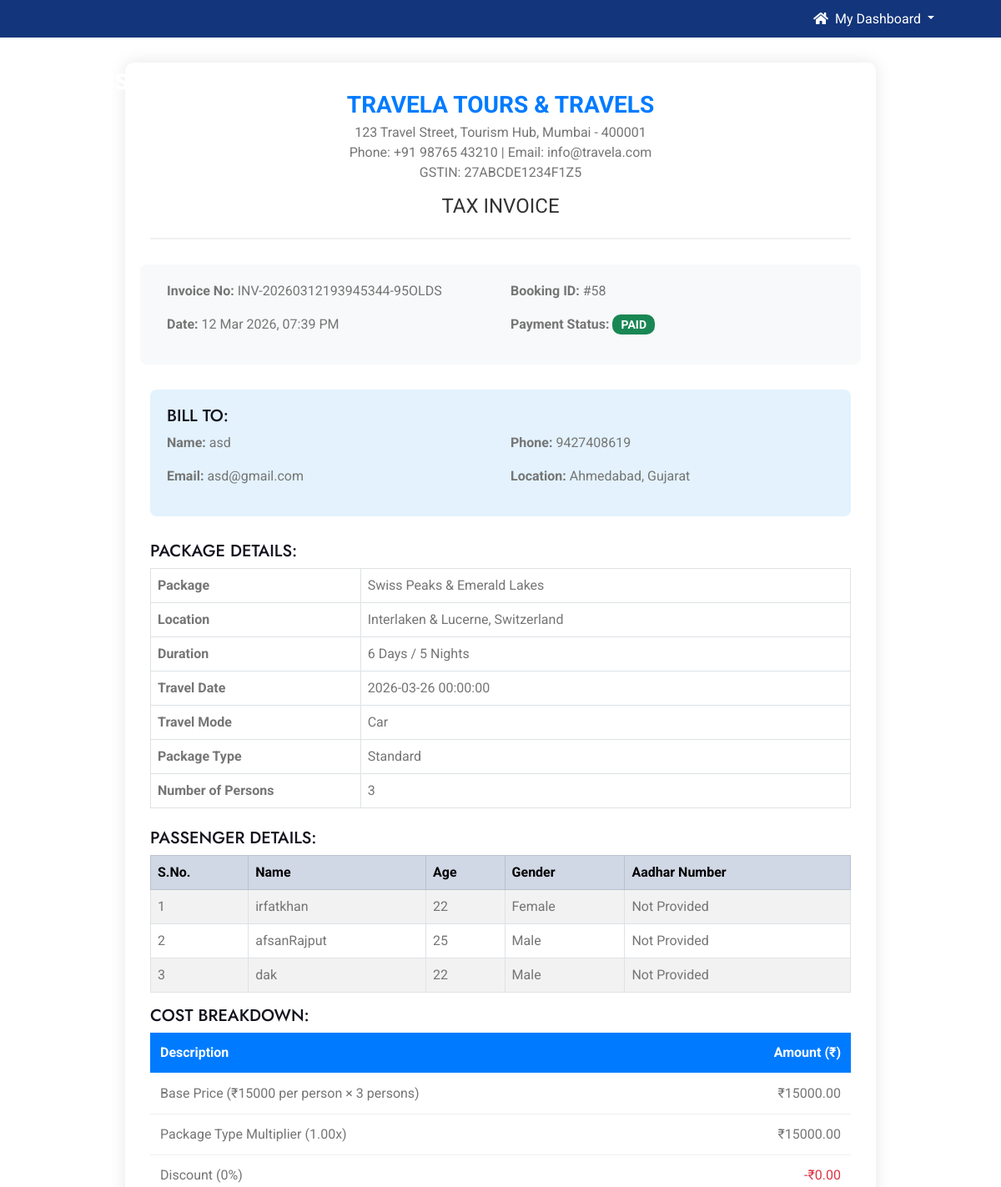
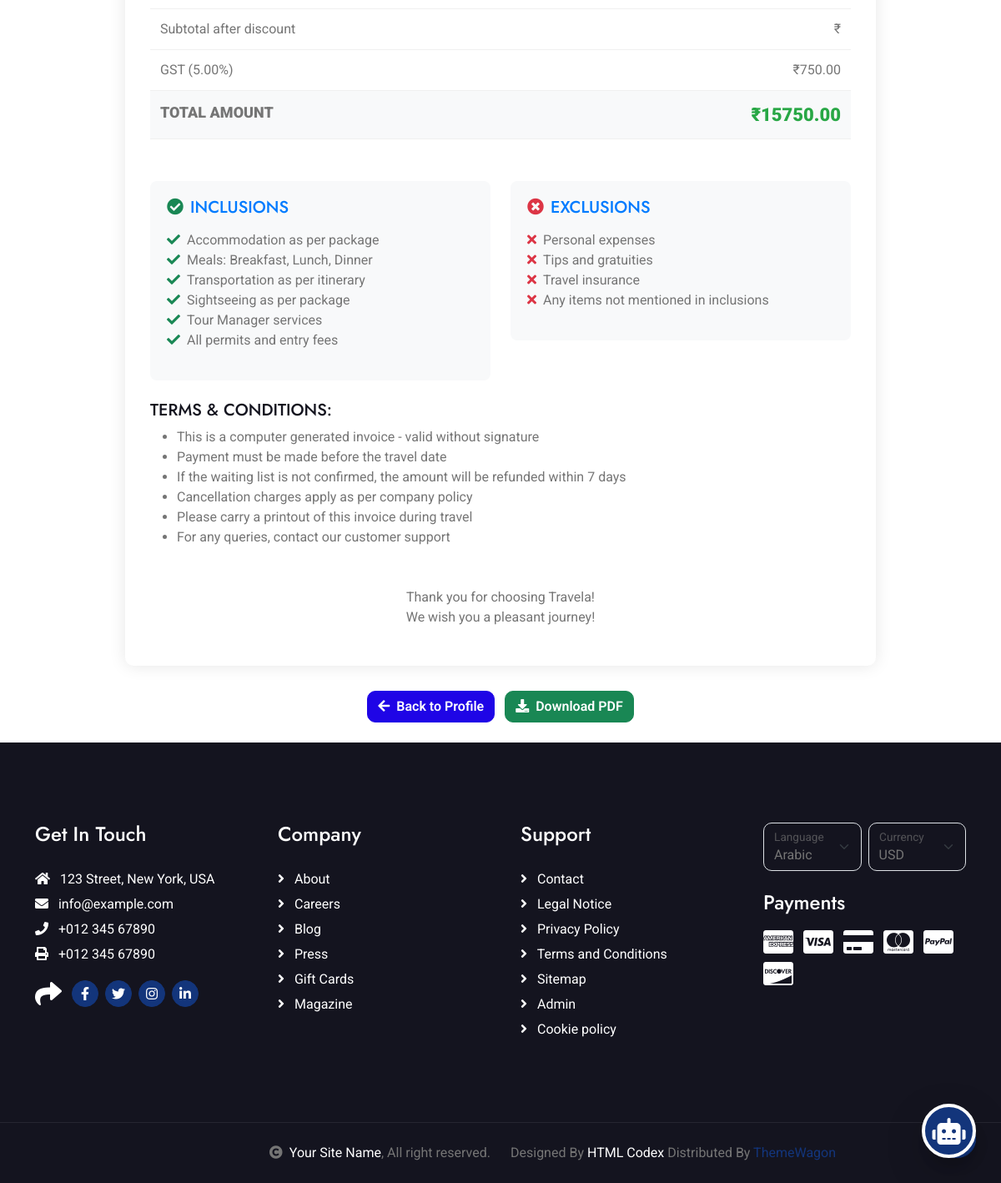
The app's page /view-invoice/58/ (signed in) with its own data (2 pictures, top to bottom).
### Tours/models.py (models this page shows, shortened)
class Invoice(models.Model):
    booking = models.OneToOneField(Booking, on_delete=models.CASCADE, related_name='invoice')
    invoice_number = models.CharField(max_length=50, unique=True)
    generated_date = models.DateTimeField(auto_now_add=True)
    base_amount = models.DecimalField(max_digits=10, decimal_places=2, default=0)
    package_type_multiplier = models.DecimalField(max_digits=4, decimal_places=2, default=1.0)
    package_type_amount = models.DecimalField(max_digits=10, decimal_places=2, default=0)
    discount_percentage = models.IntegerField(default=0)
    discount_amount = models.DecimalField(max_digits=10, decimal_places=2, default=0)
    tax_percentage = models.DecimalField(max_digits=5, decimal_places=2, default=5.0)
    tax_amount = models.DecimalField(max_digits=10, decimal_places=2, default=0)
    total_amount = models.DecimalField(max_digits=10, decimal_places=2, default=0)
    payment_status = models.CharField(max_length=20, choices=[
        ('paid', 'Paid'),
        ('pending', 'Pending'),
        ('refunded', 'Refunded')
    ], default='pending')
    payment_method = models.CharField(max_length=50, default='Online Payment')
    invoice_items = models.JSONField(default=dict)
    additional_charges = models.JSONField(default=dict, blank=True)
    class Meta:
        indexes = [
            models.Index(fields=['invoice_number']),
            models.Index(fields=['booking']),
        ]

class Booking(models.Model):
    TRAVEL_MODE_CHOICES = [
        ('bus', 'Bus'),
        ('train', 'Train'),
        ('flight', 'Flight'),
        ('car', 'Car'),
        ('bike', 'Bike'),
    ]
    PACKAGE_TYPE_CHOICES = [
        ('standard', 'Standard'),
        ('premium', 'Premium'),
        ('vip', 'VIP'),
    ]
    user = models.ForeignKey(UserRegistration, on_delete=models.CASCADE)
    package = models.ForeignKey(Package, on_delete=models.CASCADE)
    booking_date = models.DateTimeField(auto_now_add=True)
    travel_date = models.CharField(max_length=100)
    persons = models.IntegerField(validators=[MinValueValidator(1)])
    travel_mode = models.CharField(max_length=20, choices=TRAVEL_MODE_CHOICES, default='bus')
    package_type = models.CharField(max_length=20, choices=PACKAGE_TYPE_CHOICES, default='standard')
    total_price = models.IntegerField(default=0)
    message = models.TextField(blank=True, null=True)
    waiting_list_position = models.IntegerField(null=True, blank=True, help_text="Position in waiting list")
    promoted_from_waiting = models.BooleanField(default=False, help_text="Whether booking was promoted from waiting list")
    booking_status = models.CharField(max_length=20, default='confirmed',
                                      choices=[('confirmed', 'Confirmed'),
                                               ('cancelled', 'Cancelled'),
                                               ('pending', 'Pending'),
                                               ('waiting', 'Waiting List')])
    payment_screenshot = models.ImageField(upload_to='payment_screenshots/', blank=True, null=True)

class UserRegistration(models.Model):
    name = models.CharField(max_length=100)
    email = models.EmailField(unique=True)
    phone = models.CharField(max_length=15)
    password = models.CharField(max_length=100)
    city = models.CharField(max_length=100)
    state = models.CharField(max_length=100)
    aadhar_number = models.CharField(max_length=12, unique=True, blank=True, null=True,
                                     help_text="12-digit Aadhar card number")
    profile_photo = models.ImageField(upload_to='profile_photos/', blank=True, null=True)
    created_at = models.DateTimeField(auto_now_add=True)
    updated_at = models.DateTimeField(auto_now=True)  # Track when profile was updated

class Package(models.Model):
    CATEGORY_CHOICES = [
        ('Adventure', 'Adventure'),
        ('Honeymoon', 'Honeymoon'),
        ('Family', 'Family'),
        ('Spiritual', 'Spiritual'),
        ('SoloTrip', 'SoloTrip'),
    ]
    TRAVEL_MODE_CHOICES = [
        ('bus', 'Bus'),
        ('train', 'Train'),
        ('flight', 'Flight'),
        ('car', 'Car'),
        ('bike', 'Bike'),
    ]
    VEHICLE_CAPACITY = {
        'car': 7,  # Car max 7 persons
        'bus': 60,  # Bus max 50 persons
        'train': 100,  # Train max 100 persons
        'flight': 200,  # Flight max 200 persons
        'bike': 1,  # Bike max 2 persons
    }
    title = models.CharField(max_length=200)
    source_city = models.CharField(max_length=100, help_text="City where the tour starts", default="Ahmedabad")
    location = models.CharField(max_length=200)
    duration = models.CharField(max_length=100)
    base_price = models.IntegerField(default=5000, help_text="Price per person")
    category = models.CharField(max_length=100, choices=CATEGORY_CHOICES)
    description = models.TextField()
    image = models.ImageField(upload_to='packages/')
    triptime = models.DateTimeField(default=datetime.datetime(2026, 3, 26, tzinfo=timezone.get_current_timezone()))
    max_persons = models.IntegerField(default=60)
    min_persons = models.IntegerField(default=1)
    available_seats = models.IntegerField(default=60)

### Tours/views.py (the view)
# urls.py: path('view-invoice/<int:booking_id>/', views.view_invoice, name='view_invoice'),
def view_invoice(request, booking_id):
    user_id = request.session.get('user_id')
    if not user_id:
        messages.warning(request, "Please login to view invoice.")
        return redirect('login')
    try:
        booking = Booking.objects.get(id=booking_id, user_id=user_id)
        try:
            invoice = Invoice.objects.get(booking=booking)
        except Invoice.DoesNotExist:
            invoice = generate_invoice(booking)
        return render(request, 'invoice_view.html', {
            'invoice': invoice,
            'booking': booking
        })
    except Booking.DoesNotExist:
        messages.error(request, "Booking not found.")
        return redirect('profile')

### Tours/templates/invoice_view.html (shortened to what this page needs)
{% extends 'base.html' %}
{% load static %}
{% block content %}
<div class="container">
    <div class="invoice-container">
        <div class="invoice-header">
            <div class="company-name">TRAVELA TOURS & TRAVELS</div>
            <div>123 Travel Street, Tourism Hub, Mumbai - 400001</div>
            <div>Phone: +91 98765 43210 | Email: info@travela.com</div>
            <div>GSTIN: 27ABCDE1234F1Z5</div>
            <div class="invoice-title">TAX INVOICE</div>
        </div>
        <div class="row invoice-details">
            <div class="col-md-6">
                <p><strong>Invoice No:</strong> {{ invoice.invoice_number }}</p>
                <p><strong>Date:</strong> {{ invoice.generated_date|date:"d M Y, h:i A" }}</p>
            </div>
            <div class="col-md-6">
                <p><strong>Booking ID:</strong> #{{ booking.id }}</p>
<p><strong>Payment Status:</strong>
    <span class="badge
        {% if booking.booking_status == 'confirmed' %}bg-success
        {% elif booking.booking_status == 'pending' %}bg-warning
        {% else %}bg-danger{% endif %} badge-status">
        {% if booking.booking_status == 'confirmed' %}PAID
        {% elif booking.booking_status == 'pending' %}PENDING
        {% else %}{{ booking.booking_status|upper }}{% endif %}
    </span>
</p>
            </div>
        </div>
        <div class="customer-details">
            <h5>BILL TO:</h5>
            <div class="row">
                <div class="col-md-6">
                    <p><strong>Name:</strong> {{ booking.user.name }}</p>
                    <p><strong>Email:</strong> {{ booking.user.email }}</p>
                </div>
                <div class="col-md-6">
                    <p><strong>Phone:</strong> {{ booking.user.phone }}</p>
                    <p><strong>Location:</strong> {{ booking.user.city }}, {{ booking.user.state }}</p>
                </div>
            </div>
        </div>
        <h5>PACKAGE DETAILS:</h5>
        <table class="table table-bordered">
            <tr>
                <th style="width: 30%;">Package</th>
                <td>{{ booking.package.title }}</td>
            </tr>
            <tr>
                <th>Location</th>
                <td>{{ booking.package.location }}</td>
            </tr>
            <tr>
                <th>Duration</th>
                <td>{{ booking.package.duration }}</td>
            </tr>
            <tr>
                <th>Travel Date</th>
                <td>{{ booking.travel_date }}</td>
            </tr>
            <tr>
                <th>Travel Mode</th>
                <td>{{ booking.get_travel_mode_display }}</td>
            </tr>
            <tr>
                <th>Package Type</th>
                <td>{{ booking.get_package_type_display }}</td>
            </tr>
            <tr>
                <th>Number of Persons</th>
                <td>{{ booking.persons }}</td>
            </tr>
        </table>
<h5 class="mt-4">PASSENGER DETAILS:</h5>
{% with passengers=invoice.invoice_items.passenger_details %}
    {% if passengers %}
        <div class="table-responsive">
            <table class="table table-bordered table-striped">
                <thead class="table-primary">
                    <tr>
                        <th>S.No.</th>
                        <th>Name</th>
                        <th>Age</th>
                        <th>Gender</th>
                        <th>Aadhar Number</th>
                    </tr>
                </thead>
                <tbody>
                    {% for passenger in passengers %}
                    <tr>
                        <td>{{ forloop.counter }}</td>
                        <td>{{ passenger.name }}</td>
                        <td>{{ passenger.age }}</td>
                        <td>{{ passenger.gender }}</td>
                        <td>{{ passenger.aadhar }}</td>
                    </tr>
                    {% endfor %}
                </tbody>
            </table>
        </div>
    {% else %}
        <div class="alert alert-info">
            <i class="fa fa-info-circle me-2"></i>No passenger details provided for this booking.
        </div>
    {% endif %}
{% endwith %}
        <h5>COST BREAKDOWN:</h5>
        <table class="table table-custom">
            <thead>
                <tr>
                    <th>Description</th>
                    <th class="text-end">Amount (₹)</th>
                </tr>
            </thead>
            <tbody>
                <tr>
                    <td>Base Price (₹{{ invoice.base_amount|floatformat:0 }} per person × {{ booking.persons }} persons)</td>
                    <td class="text-end">₹{{ invoice.base_amount|floatformat:2 }}</td>
                </tr>
                <tr>
                    <td>Package Type Multiplier ({{ invoice.package_type_multiplier }}x)</td>
                    <td class="text-end">₹{{ invoice.package_type_amount|floatformat:2 }}</td>
                </tr>
                <tr>
                    <td>Discount ({{ invoice.discount_percentage }}%)</td>
                    <td class="text-end text-danger">-₹{{ invoice.discount_amount|floatformat:2 }}</td>
                </tr>
                <tr>
                    <td>Subtotal after discount</td>
                    <td class="text-end">₹{{ invoice.package_type_amount|add:"-"|add:invoice.discount_amount|floatformat:2 }}</td>
                </tr>
                <tr>
                    <td>GST ({{ invoice.tax_percentage }}%)</td>
                    <td class="text-end">₹{{ invoice.tax_amount|floatformat:2 }}</td>
                </tr>
                <tr class="total-row">
                    <td><strong>TOTAL AMOUNT</strong></td>
                    <td class="text-end grand-total"><strong>₹{{ invoice.total_amount|floatformat:2 }}</strong></td>
                </tr>
            </tbody>
        </table>
        <div class="row">
            <div class="col-md-6">
                <div class="inclusions-box">
                    <h5><i class="fa fa-check-circle text-success me-2"></i>INCLUSIONS</h5>
                    <ul class="list-unstyled">
                        <li><i class="fa fa-check text-success me-2"></i>Accommodation as per package</li>
                        <li><i class="fa fa-check text-success me-2"></i>Meals: Breakfast, Lunch, Dinner</li>
                        <li><i class="fa fa-check text-success me-2"></i>Transportation as per itinerary</li>
                        <li><i class="fa fa-check text-success me-2"></i>Sightseeing as per package</li>
                        <li><i class="fa fa-check text-success me-2"></i>Tour Manager services</li>
                        <li><i class="fa fa-check text-success me-2"></i>All permits and entry fees</li>
                    </ul>
                </div>
            </div>
            <div class="col-md-6">
                <div class="exclusions-box">
                    <h5><i class="fa fa-times-circle text-danger me-2"></i>EXCLUSIONS</h5>
                    <ul class="list-unstyled">
                        <li><i class="fa fa-times text-danger me-2"></i>Personal expenses</li>
                        <li><i class="fa fa-times text-danger me-2"></i>Tips and gratuities</li>
                        <li><i class="fa fa-times text-danger me-2"></i>Travel insurance</li>
                        <li><i class="fa fa-times text-danger me-2"></i>Any items not mentioned in inclusions</li>
                    </ul>
                </div>
            </div>
        </div>
<div class="mt-4">
    <h5>TERMS & CONDITIONS:</h5>
    <ul>
        <li>This is a computer generated invoice - valid without signature</li>
        <li>Payment must be made before the travel date</li>
        <li>If the waiting list is not confirmed, the amount will be refunded within 7 days</li>
        <li>Cancellation charges apply as per company policy</li>
        <li>Please carry a printout of this invoice during travel</li>
        <li>For any queries, contact our customer support</li>
    </ul>
</div>
        <div class="text-center mt-5">
            <p class="mb-0">Thank you for choosing Travela!</p>
            <p>We wish you a pleasant journey!</p>
        </div>
    </div>
</div>
<div class="print-btn no-print">
    <button onclick="window.print()" class="btn btn-primary btn-lg rounded-circle shadow">
    </button>
</div>
<div class="text-center my-4 no-print">
    <a href="{% url 'profile' %}" class="btn btn-secondary">
        <i class="fa fa-arrow-left me-2"></i>Back to Profile
    </a>
    <a href="{% url 'download_invoice' booking.id %}" class="btn btn-success ms-2">
        <i class="fa fa-download me-2"></i>Download PDF
    </a>
</div>
{% endblock %}

### Tours/static/css/style.css (style rules this page uses)
.btn { font-weight: 600; transition: .5s; }
.btn.btn-primary { box-shadow: inset 0 0 0 0 var(--bs-primary); }

### Tours/templates/invoice_view.html (style rules this page uses)
.invoice-container { max-width: 900px; margin: 30px auto; background: #fff; padding: 30px; border-radius: 10px; box-shadow: 0 0 20px rgba(0,0,0,0.1); }
.invoice-header { text-align: center; margin-bottom: 30px; padding-bottom: 20px; border-bottom: 2px solid #f0f0f0; }
.company-name { font-size: 28px; font-weight: bold; color: #007bff; }
.invoice-title { font-size: 24px; margin-top: 10px; color: #333; }
.invoice-details { background: #f8f9fa; padding: 20px; border-radius: 8px; margin-bottom: 30px; }
.customer-details { background: #e3f2fd; padding: 20px; border-radius: 8px; margin-bottom: 30px; }
.table-custom { width: 100%; margin-bottom: 30px; }
.table-custom th { background: #007bff; color: white; padding: 12px; }
.table-custom td { padding: 12px; border-bottom: 1px solid #f0f0f0; }
.total-row { font-size: 18px; font-weight: bold; background: #f8f9fa; }
.grand-total { font-size: 22px; color: #28a745; }
.inclusions-box, .exclusions-box { background: #f8f9fa; padding: 20px; border-radius: 8px; margin-top: 20px; }
.inclusions-box h5, .exclusions-box h5 { color: #007bff; margin-bottom: 15px; }
.print-btn { position: fixed; bottom: 30px; right: 30px; z-index: 1000; }
.badge-status { font-size: 14px; padding: 5px 10px; }

### records on screen
Invoice: invoice_number "INV-20260312193945344-95OLDS", generated_date "12 Mar 2026, 07:39 PM", base_amount "15000", base_amount "15000.00", package_type_multiplier "1.00", package_type_amount "15000.00", discount_percentage "0", discount_amount "0.00", tax_percentage "5.00", tax_amount "750.00", total_amount "15750.00"
Booking: id "58", user.name "asd", user.email "asd@gmail.com", user.phone "9427408619", user.city "Ahmedabad", user.state "Gujarat", package "Swiss Peaks & Emerald Lakes", package.location "Interlaken & Lucerne, Switzerland", package.duration "6 Days / 5 Nights", travel_date "2026-03-26 00:00:00", travel_mode "Car", package_type "Standard", persons "3"

### other values on screen
{{ passenger.name }} "irfatkhan" "afsanRajput" "dak"
{{ passenger.age }} "22" "25" "22"
{{ passenger.gender }} "Female" "Male" "Male"
{{ passenger.aadhar }} "Not Provided" "Not Provided" "Not Provided"
